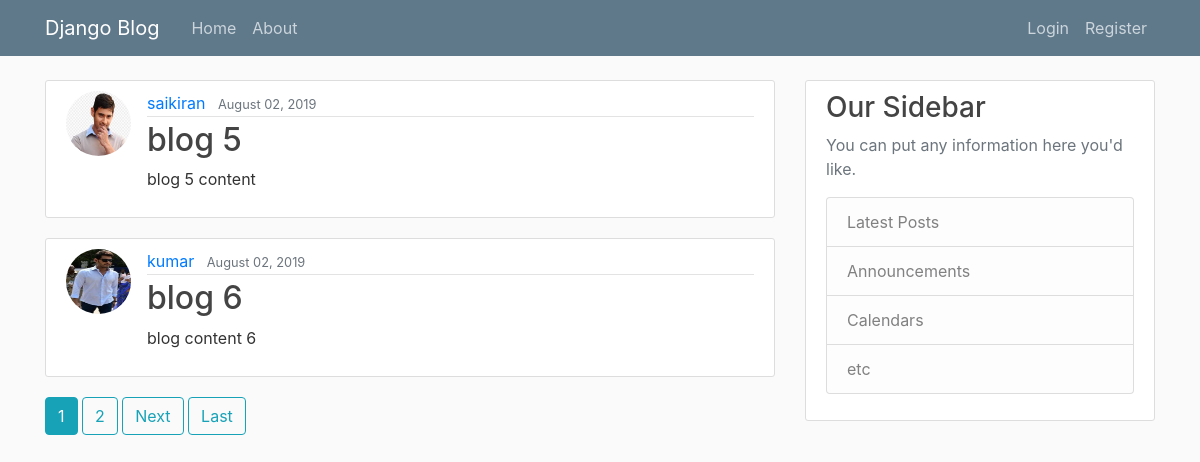
The page / on the database its author committed.
### blogs/models.py (models this page shows, shortened)
class Post(models.Model):
     title=models.CharField(max_length=100)
     content=models.TextField()
     date_posted=models.DateTimeField(default=timezone.now)
     author=models.ForeignKey(User,on_delete=models.CASCADE)

### users/models.py (models this page shows, shortened)
class profile(models.Model):
    user=models.OneToOneField(User,on_delete=models.CASCADE)
    image=models.ImageField(default="default.jpg",upload_to="profile_pics")

### blogs/views.py (the view)
# urls.py: path("",postlistview.as_view(),name="blogs_home"),
class postlistview(ListView):
    model=Post
    template_name="blogs/home.html"
    context_object_name='post'
    ordering=["-date_posted"]
    paginate_by=2

### blogs/templates/blogs/home.html (shortened to what this page needs)
{% extends "blogs/base.html" %}
{% block content %}
{% for x in post %}
<article class="media content-section">
  <img class="rounded-circle article-img" src="{{ x.author.profile.image.url}}" >
<div class="media-body">
  <div class="article-metadata">
    <a class="mr-2" href="#">{{ x.author }}</a>
    <small class="text-muted">{{ x.date_posted|date:"F d, Y" }}</small>
  </div>
  <h2><a class="article-title" href="{%  url "blogs:post_detail" x.id %}">{{ x.title }}</a></h2>
  <p class="article-content">{{ x.content }}</p>
</div>
</article>
{% endfor %}
{% if is_paginated %}
     {% for num in page_obj.paginator.page_range %}
       {% if page_obj.number == num %}
         <a class="btn btn-info mb-4" href="?page={{ num }}">{{ num }}</a>
       {% elif num > page_obj.number|add:'-2' and num < page_obj.number|add:'2' %}
         <a class="btn btn-outline-info mb-4" href="?page={{ num }}">{{ num }}</a>
       {% endif %}
     {% endfor %}
     {% if page_obj.has_next %}
       <a class="btn btn-outline-info mb-4" href="?page={{ page_obj.next_page_number }}">Next</a>
       <a class="btn btn-outline-info mb-4" href="?page={{ page_obj.paginator.num_pages }}">Last</a>
     {% endif %}
   {% endif %}
{% endblock %}

### blogs/templates/blogs/base.html (shortened to what this page needs)
{% load static %}
<!DOCTYPE html>
<html lang="en" dir="ltr">
<head>
  <link rel="stylesheet" href="https://stackpath.bootstrapcdn.com/bootstrap/4.3.1/css/bootstrap.min.css">
  <link rel="stylesheet" type="text/css" href="{% static "blogs/main.css"  %}">
</head>
<body>
  <header class="site-header">
  <nav class="navbar navbar-expand-md navbar-dark bg-steel fixed-top">
    <div class="container">
      <a class="navbar-brand mr-4" href="/">Django Blog</a>
      <div class="collapse navbar-collapse" id="navbarToggle">
        <div class="navbar-nav mr-auto">
          <a class="nav-item nav-link" href="{% url "blogs:blogs_home"  %}">Home</a>
          <a class="nav-item nav-link" href="{% url  "blogs:blogs_about" %}">About</a>
        </div>
        <div class="navbar-nav">
          {% if user.is_authenticated %}
            <a class="nav-item nav-link" href="{% url "logout" %}">Logout</a>
            <a class="nav-item nav-link" href="{% url "profile" %}">profile</a>
            <a class="nav-item nav-link" href="{% url "blogs:post_create" %}">new post</a>
          {% else %}
          <a class="nav-item nav-link" href="{% url "login" %}">Login</a>
          <a class="nav-item nav-link" href="{% url "register"   %}">Register</a>
          {% endif %}
        </div>
      </div>
    </div>
  </nav>
</header>
<main role="main" class="container">
<div class="row">
  <div class="col-md-8">
    {% block content %}{% endblock %}
  </div>
  <div class="col-md-4">
    <div class="content-section">
      <h3>Our Sidebar</h3>
      <p class='text-muted'>You can put any information here you'd like.
        <ul class="list-group">
          <li class="list-group-item list-group-item-light">Latest Posts</li>
          <li class="list-group-item list-group-item-light">Announcements</li>
          <li class="list-group-item list-group-item-light">Calendars</li>
          <li class="list-group-item list-group-item-light">etc</li>
        </ul>
      </p>
    </div>
  </div>
</div>
</main>
</body>
</html>

### blogs/static/blogs/main.css (style rules this page uses)
body { background: #fafafa; color: #333333; margin-top: 5rem; }
h1, h2, h3, h4, h5, h6 { color: #444444; }
ul { margin: 0; }
.bg-steel { background-color: #5f788a; }
.site-header .navbar-nav .nav-link { color: #cbd5db; }
.content-section { background: #ffffff; padding: 10px 20px; border: 1px solid #dddddd; border-radius: 3px; margin-bottom: 20px; }
.article-title { color: #444444; }
.article-content { white-space: pre-line; }
.article-img { height: 65px; width: 65px; margin-right: 16px; }
.article-metadata { padding-bottom: 1px; margin-bottom: 4px; border-bottom: 1px solid #e3e3e3 }

### rows shown on the page
Post: author.profile.image (picture), author "saikiran", date_posted "August 02, 2019", title "blog 5", content "blog 5 content"
Post: author.profile.image (placeholder picture), author "kumar", date_posted "August 02, 2019", title "blog 6", content "blog content 6"

### other values the page prints
{{ num }} "1"
{{ num }} "2"
